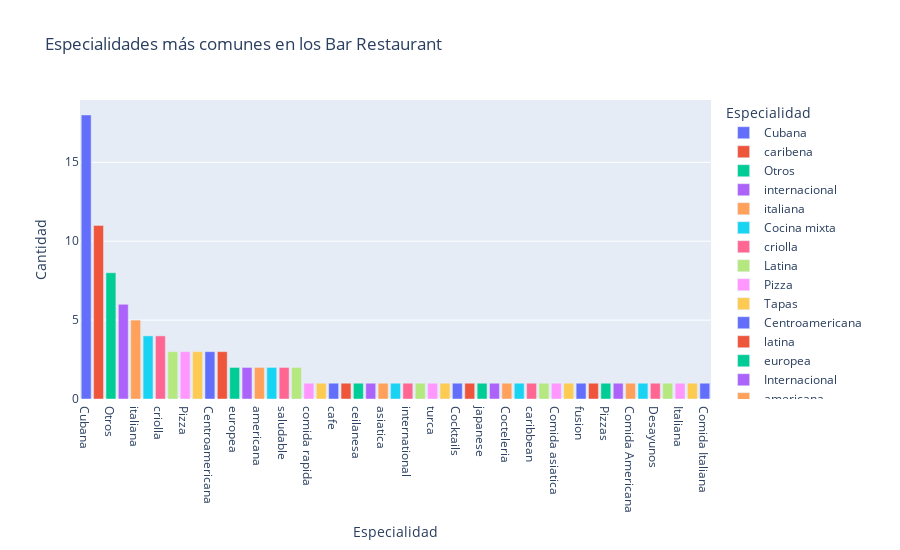

Notebook cell for this chart:
### Code cell
# Filtrar los datos para obtener solo los bar restaurant
df_barrestaurant = df[df['type'] == 'barrestaurant']

# Contar las especialidades más comunes
df_speciality_counts = df_barrestaurant['speciality'].explode().value_counts().reset_index()
df_speciality_counts.columns = ['speciality', 'count']

# Crear el gráfico de barras
fig = px.bar(
    df_speciality_counts,
    x='speciality',
    y='count',
    title='Especialidades más comunes en los Bar Restaurant',
    labels={'speciality': 'Especialidad', 'count': 'Cantidad'},
    color='speciality',
    height=550
)

fig.show()

### Figure 1 — Plotly figure (JSON) as saved in the notebook; plotly's stock layout.template omitted (floating-point values rounded to 4 significant figures)
{"data": [{"hovertemplate": "Especialidad=%{x}<br>Cantidad=%{y}<extra></extra>", "legendgroup": "Cubana", "marker": {"color": "#636efa", "pattern": {"shape": ""}}, "name": "Cubana", "orientation": "v", "showlegend": true, "textposition": "auto", "type": "bar", "x": ["Cubana"], "xaxis": "x", "y": [18], "yaxis": "y"}, {"hovertemplate": "Especialidad=%{x}<br>Cantidad=%{y}<extra></extra>", "legendgroup": "caribena", "marker": {"color": "#EF553B", "pattern": {"shape": ""}}, "name": "caribena", "orientation": "v", "showlegend": true, "textposition": "auto", "type": "bar", "x": ["caribena"], "xaxis": "x", "y": [11], "yaxis": "y"}, {"hovertemplate": "Especialidad=%{x}<br>Cantidad=%{y}<extra></extra>", "legendgroup": "Otros", "marker": {"color": "#00cc96", "pattern": {"shape": ""}}, "name": "Otros", "orientation": "v", "showlegend": true, "textposition": "auto", "type": "bar", "x": ["Otros"], "xaxis": "x", "y": [8], "yaxis": "y"}, {"hovertemplate": "Especialidad=%{x}<br>Cantidad=%{y}<extra></extra>", "legendgroup": "internacional", "marker": {"color": "#ab63fa", "pattern": {"shape": ""}}, "name": "internacional", "orientation": "v", "showlegend": true, "textposition": "auto", "type": "bar", "x": ["internacional"], "xaxis": "x", "y": [6], "yaxis": "y"}, {"hovertemplate": "Especialidad=%{x}<br>Cantidad=%{y}<extra></extra>", "legendgroup": "italiana", "marker": {"color": "#FFA15A", "pattern": {"shape": ""}}, "name": "italiana", "orientation": "v", "showlegend": true, "textposition": "auto", "type": "bar", "x": ["italiana"], "xaxis": "x", "y": [5], "yaxis": "y"}, {"hovertemplate": "Especialidad=%{x}<br>Cantidad=%{y}<extra></extra>", "legendgroup": "Cocina mixta", "marker": {"color": "#19d3f3", "pattern": {"shape": ""}}, "name": "Cocina mixta", "orientation": "v", "showlegend": true, "textposition": "auto", "type": "bar", "x": ["Cocina mixta"], "xaxis": "x", "y": [4], "yaxis": "y"}, {"hovertemplate": "Especialidad=%{x}<br>Cantidad=%{y}<extra></extra>", "legendgroup": "criolla", "marker": {"color": "#FF6692", "pattern": {"shape": ""}}, "name": "criolla", "orientation": "v", "showlegend": true, "textposition": "auto", "type": "bar", "x": ["criolla"], "xaxis": "x", "y": [4], "yaxis": "y"}, {"hovertemplate": "Especialidad=%{x}<br>Cantidad=%{y}<extra></extra>", "legendgroup": "Latina", "marker": {"color": "#B6E880", "pattern": {"shape": ""}}, "name": "Latina", "orientation": "v", "showlegend": true, "textposition": "auto", "type": "bar", "x": ["Latina"], "xaxis": "x", "y": [3], "yaxis": "y"}, {"hovertemplate": "Especialidad=%{x}<br>Cantidad=%{y}<extra></extra>", "legendgroup": "Pizza", "marker": {"color": "#FF97FF", "pattern": {"shape": ""}}, "name": "Pizza", "orientation": "v", "showlegend": true, "textposition": "auto", "type": "bar", "x": ["Pizza"], "xaxis": "x", "y": [3], "yaxis": "y"}, {"hovertemplate": "Especialidad=%{x}<br>Cantidad=%{y}<extra></extra>", "legendgroup": "Tapas", "marker": {"color": "#FECB52", "pattern": {"shape": ""}}, "name": "Tapas", "orientation": "v", "showlegend": true, "textposition": "auto", "type": "bar", "x": ["Tapas"], "xaxis": "x", "y": [3], "yaxis": "y"}, {"hovertemplate": "Especialidad=%{x}<br>Cantidad=%{y}<extra></extra>", "legendgroup": "Centroamericana", "marker": {"color": "#636efa", "pattern": {"shape": ""}}, "name": "Centroamericana", "orientation": "v", "showlegend": true, "textposition": "auto", "type": "bar", "x": ["Centroamericana"], "xaxis": "x", "y": [3], "yaxis": "y"}, {"hovertemplate": "Especialidad=%{x}<br>Cantidad=%{y}<extra></extra>", "legendgroup": "latina", "marker": {"color": "#EF553B", "pattern": {"shape": ""}}, "name": "latina", "orientation": "v", "showlegend": true, "textposition": "auto", "type": "bar", "x": ["latina"], "xaxis": "x", "y": [3], "yaxis": "y"}, {"hovertemplate": "Especialidad=%{x}<br>Cantidad=%{y}<extra></extra>", "legendgroup": "europea", "marker": {"color": "#00cc96", "pattern": {"shape": ""}}, "name": "europea", "orientation": "v", "showlegend": true, "textposition": "auto", "type": "bar", "x": ["europea"], "xaxis": "x", "y": [2], "yaxis": "y"}, {"hovertemplate": "Especialidad=%{x}<br>Cantidad=%{y}<extra></extra>", "legendgroup": "Internacional", "marker": {"color": "#ab63fa", "pattern": {"shape": ""}}, "name": "Internacional", "orientation": "v", "showlegend": true, "textposition": "auto", "type": "bar", "x": ["Internacional"], "xaxis": "x", "y": [2], "yaxis": "y"}, {"hovertemplate": "Especialidad=%{x}<br>Cantidad=%{y}<extra></extra>", "legendgroup": "americana", "marker": {"color": "#FFA15A", "pattern": {"shape": ""}}, "name": "americana", "orientation": "v", "showlegend": true, "textposition": "auto", "type": "bar", "x": ["americana"], "xaxis": "x", "y": [2], "yaxis": "y"}, {"hovertemplate": "Especialidad=%{x}<br>Cantidad=%{y}<extra></extra>", "legendgroup": "Criolla", "marker": {"color": "#19d3f3", "pattern": {"shape": ""}}, "name": "Criolla", "orientation": "v", "showlegend": true, "textposition": "auto", "type": "bar", "x": ["Criolla"], "xaxis": "x", "y": [2], "yaxis": "y"}, {"hovertemplate": "Especialidad=%{x}<br>Cantidad=%{y}<extra></extra>", "legendgroup": "saludable", "marker": {"color": "#FF6692", "pattern": {"shape": ""}}, "name": "saludable", "orientation": "v", "showlegend": true, "textposition": "auto", "type": "bar", "x": ["saludable"], "xaxis": "x", "y": [2], "yaxis": "y"}, {"hovertemplate": "Especialidad=%{x}<br>Cantidad=%{y}<extra></extra>", "legendgroup": "Mediterranea", "marker": {"color": "#B6E880", "pattern": {"shape": ""}}, "name": "Mediterranea", "orientation": "v", "showlegend": true, "textposition": "auto", "type": "bar", "x": ["Mediterranea"], "xaxis": "x", "y": [2], "yaxis": "y"}, {"hovertemplate": "Especialidad=%{x}<br>Cantidad=%{y}<extra></extra>", "legendgroup": "comida rapida", "marker": {"color": "#FF97FF", "pattern": {"shape": ""}}, "name": "comida rapida", "orientation": "v", "showlegend": true, "textposition": "auto", "type": "bar", "x": ["comida rapida"], "xaxis": "x", "y": [1], "yaxis": "y"}, {"hovertemplate": "Especialidad=%{x}<br>Cantidad=%{y}<extra></extra>", "legendgroup": "restaurante", "marker": {"color": "#FECB52", "pattern": {"shape": ""}}, "name": "restaurante", "orientation": "v", "showlegend": true, "textposition": "auto", "type": "bar", "x": ["restaurante"], "xaxis": "x", "y": [1], "yaxis": "y"}, {"hovertemplate": "Especialidad=%{x}<br>Cantidad=%{y}<extra></extra>", "legendgroup": "cafe", "marker": {"color": "#636efa", "pattern": {"shape": ""}}, "name": "cafe", "orientation": "v", "showlegend": true, "textposition": "auto", "type": "bar", "x": ["cafe"], "xaxis": "x", "y": [1], "yaxis": "y"}, {"hovertemplate": "Especialidad=%{x}<br>Cantidad=%{y}<extra></extra>", "legendgroup": "Pizzeria", "marker": {"color": "#EF553B", "pattern": {"shape": ""}}, "name": "Pizzeria", "orientation": "v", "showlegend": true, "textposition": "auto", "type": "bar", "x": ["Pizzeria"], "xaxis": "x", "y": [1], "yaxis": "y"}, {"hovertemplate": "Especialidad=%{x}<br>Cantidad=%{y}<extra></extra>", "legendgroup": "ceilanesa", "marker": {"color": "#00cc96", "pattern": {"shape": ""}}, "name": "ceilanesa", "orientation": "v", "showlegend": true, "textposition": "auto", "type": "bar", "x": ["ceilanesa"], "xaxis": "x", "y": [1], "yaxis": "y"}, {"hovertemplate": "Especialidad=%{x}<br>Cantidad=%{y}<extra></extra>", "legendgroup": "india", "marker": {"color": "#ab63fa", "pattern": {"shape": ""}}, "name": "india", "orientation": "v", "showlegend": true, "textposition": "auto", "type": "bar", "x": ["india"], "xaxis": "x", "y": [1], "yaxis": "y"}, {"hovertemplate": "Especialidad=%{x}<br>Cantidad=%{y}<extra></extra>", "legendgroup": "asiatica", "marker": {"color": "#FFA15A", "pattern": {"shape": ""}}, "name": "asiatica", "orientation": "v", "showlegend": true, "textposition": "auto", "type": "bar", "x": ["asiatica"], "xaxis": "x", "y": [1], "yaxis": "y"}, {"hovertemplate": "Especialidad=%{x}<br>Cantidad=%{y}<extra></extra>", "legendgroup": "cafeteria", "marker": {"color": "#19d3f3", "pattern": {"shape": ""}}, "name": "cafeteria", "orientation": "v", "showlegend": true, "textposition": "auto", "type": "bar", "x": ["cafeteria"], "xaxis": "x", "y": [1], "yaxis": "y"}, {"hovertemplate": "Especialidad=%{x}<br>Cantidad=%{y}<extra></extra>", "legendgroup": "international", "marker": {"color": "#FF6692", "pattern": {"shape": ""}}, "name": "international", "orientation": "v", "showlegend": true, "textposition": "auto", "type": "bar", "x": ["international"], "xaxis": "x", "y": [1], "yaxis": "y"}, {"hovertemplate": "Especialidad=%{x}<br>Cantidad=%{y}<extra></extra>", "legendgroup": "cocteleria", "marker": {"color": "#B6E880", "pattern": {"shape": ""}}, "name": "cocteleria", "orientation": "v", "showlegend": true, "textposition": "auto", "type": "bar", "x": ["cocteleria"], "xaxis": "x", "y": [1], "yaxis": "y"}, {"hovertemplate": "Especialidad=%{x}<br>Cantidad=%{y}<extra></extra>", "legendgroup": "turca", "marker": {"color": "#FF97FF", "pattern": {"shape": ""}}, "name": "turca", "orientation": "v", "showlegend": true, "textposition": "auto", "type": "bar", "x": ["turca"], "xaxis": "x", "y": [1], "yaxis": "y"}, {"hovertemplate": "Especialidad=%{x}<br>Cantidad=%{y}<extra></extra>", "legendgroup": "Comida Internacional", "marker": {"color": "#FECB52", "pattern": {"shape": ""}}, "name": "Comida Internacional", "orientation": "v", "showlegend": true, "textposition": "auto", "type": "bar", "x": ["Comida Internacional"], "xaxis": "x", "y": [1], "yaxis": "y"}, {"hovertemplate": "Especialidad=%{x}<br>Cantidad=%{y}<extra></extra>", "legendgroup": "Cocktails", "marker": {"color": "#636efa", "pattern": {"shape": ""}}, "name": "Cocktails", "orientation": "v", "showlegend": true, "textposition": "auto", "type": "bar", "x": ["Cocktails"], "xaxis": "x", "y": [1], "yaxis": "y"}, {"hovertemplate": "Especialidad=%{x}<br>Cantidad=%{y}<extra></extra>", "legendgroup": "comida criolla", "marker": {"color": "#EF553B", "pattern": {"shape": ""}}, "name": "comida criolla", "orientation": "v", "showlegend": true, "textposition": "auto", "type": "bar", "x": ["comida criolla"], "xaxis": "x", "y": [1], "yaxis": "y"}, {"hovertemplate": "Especialidad=%{x}<br>Cantidad=%{y}<extra></extra>", "legendgroup": "japanese", "marker": {"color": "#00cc96", "pattern": {"shape": ""}}, "name": "japanese", "orientation": "v", "showlegend": true, "textposition": "auto", "type": "bar", "x": ["japanese"], "xaxis": "x", "y": [1], "yaxis": "y"}, {"hovertemplate": "Especialidad=%{x}<br>Cantidad=%{y}<extra></extra>", "legendgroup": "Cocina criolla", "marker": {"color": "#ab63fa", "pattern": {"shape": ""}}, "name": "Cocina criolla", "orientation": "v", "showlegend": true, "textposition": "auto", "type": "bar", "x": ["Cocina criolla"], "xaxis": "x", "y": [1], "yaxis": "y"}, {"hovertemplate": "Especialidad=%{x}<br>Cantidad=%{y}<extra></extra>", "legendgroup": "Cocteleria", "marker": {"color": "#FFA15A", "pattern": {"shape": ""}}, "name": "Cocteleria", "orientation": "v", "showlegend": true, "textposition": "auto", "type": "bar", "x": ["Cocteleria"], "xaxis": "x", "y": [1], "yaxis": "y"}, {"hovertemplate": "Especialidad=%{x}<br>Cantidad=%{y}<extra></extra>", "legendgroup": "Maritima", "marker": {"color": "#19d3f3", "pattern": {"shape": ""}}, "name": "Maritima", "orientation": "v", "showlegend": true, "textposition": "auto", "type": "bar", "x": ["Maritima"], "xaxis": "x", "y": [1], "yaxis": "y"}, {"hovertemplate": "Especialidad=%{x}<br>Cantidad=%{y}<extra></extra>", "legendgroup": "caribbean", "marker": {"color": "#FF6692", "pattern": {"shape": ""}}, "name": "caribbean", "orientation": "v", "showlegend": true, "textposition": "auto", "type": "bar", "x": ["caribbean"], "xaxis": "x", "y": [1], "yaxis": "y"}, {"hovertemplate": "Especialidad=%{x}<br>Cantidad=%{y}<extra></extra>", "legendgroup": "Comida cubana", "marker": {"color": "#B6E880", "pattern": {"shape": ""}}, "name": "Comida cubana", "orientation": "v", "showlegend": true, "textposition": "auto", "type": "bar", "x": ["Comida cubana"], "xaxis": "x", "y": [1], "yaxis": "y"}, {"hovertemplate": "Especialidad=%{x}<br>Cantidad=%{y}<extra></extra>", "legendgroup": "Comida asiatica", "marker": {"color": "#FF97FF", "pattern": {"shape": ""}}, "name": "Comida asiatica", "orientation": "v", "showlegend": true, "textposition": "auto", "type": "bar", "x": ["Comida asiatica"], "xaxis": "x", "y": [1], "yaxis": "y"}, {"hovertemplate": "Especialidad=%{x}<br>Cantidad=%{y}<extra></extra>", "legendgroup": "mariscos", "marker": {"color": "#FECB52", "pattern": {"shape": ""}}, "name": "mariscos", "orientation": "v", "showlegend": true, "textposition": "auto", "type": "bar", "x": ["mariscos"], "xaxis": "x", "y": [1], "yaxis": "y"}, {"hovertemplate": "Especialidad=%{x}<br>Cantidad=%{y}<extra></extra>", "legendgroup": "fusion", "marker": {"color": "#636efa", "pattern": {"shape": ""}}, "name": "fusion", "orientation": "v", "showlegend": true, "textposition": "auto", "type": "bar", "x": ["fusion"], "xaxis": "x", "y": [1], "yaxis": "y"}, {"hovertemplate": "Especialidad=%{x}<br>Cantidad=%{y}<extra></extra>", "legendgroup": "Comida mexicana", "marker": {"color": "#EF553B", "pattern": {"shape": ""}}, "name": "Comida mexicana", "orientation": "v", "showlegend": true, "textposition": "auto", "type": "bar", "x": ["Comida mexicana"], "xaxis": "x", "y": [1], "yaxis": "y"}, {"hovertemplate": "Especialidad=%{x}<br>Cantidad=%{y}<extra></extra>", "legendgroup": "Pizzas", "marker": {"color": "#00cc96", "pattern": {"shape": ""}}, "name": "Pizzas", "orientation": "v", "showlegend": true, "textposition": "auto", "type": "bar", "x": ["Pizzas"], "xaxis": "x", "y": [1], "yaxis": "y"}, {"hovertemplate": "Especialidad=%{x}<br>Cantidad=%{y}<extra></extra>", "legendgroup": "Entrantes", "marker": {"color": "#ab63fa", "pattern": {"shape": ""}}, "name": "Entrantes", "orientation": "v", "showlegend": true, "textposition": "auto", "type": "bar", "x": ["Entrantes"], "xaxis": "x", "y": [1], "yaxis": "y"}, {"hovertemplate": "Especialidad=%{x}<br>Cantidad=%{y}<extra></extra>", "legendgroup": "Comida Americana", "marker": {"color": "#FFA15A", "pattern": {"shape": ""}}, "name": "Comida Americana", "orientation": "v", "showlegend": true, "textposition": "auto", "type": "bar", "x": ["Comida Americana"], "xaxis": "x", "y": [1], "yaxis": "y"}, {"hovertemplate": "Especialidad=%{x}<br>Cantidad=%{y}<extra></extra>", "legendgroup": "Sudamericana", "marker": {"color": "#19d3f3", "pattern": {"shape": ""}}, "name": "Sudamericana", "orientation": "v", "showlegend": true, "textposition": "auto", "type": "bar", "x": ["Sudamericana"], "xaxis": "x", "y": [1], "yaxis": "y"}, {"hovertemplate": "Especialidad=%{x}<br>Cantidad=%{y}<extra></extra>", "legendgroup": "Desayunos", "marker": {"color": "#FF6692", "pattern": {"shape": ""}}, "name": "Desayunos", "orientation": "v", "showlegend": true, "textposition": "auto", "type": "bar", "x": ["Desayunos"], "xaxis": "x", "y": [1], "yaxis": "y"}, {"hovertemplate": "Especialidad=%{x}<br>Cantidad=%{y}<extra></extra>", "legendgroup": "Cafes", "marker": {"color": "#B6E880", "pattern": {"shape": ""}}, "name": "Cafes", "orientation": "v", "showlegend": true, "textposition": "auto", "type": "bar", "x": ["Cafes"], "xaxis": "x", "y": [1], "yaxis": "y"}, {"hovertemplate": "Especialidad=%{x}<br>Cantidad=%{y}<extra></extra>", "legendgroup": "Italiana", "marker": {"color": "#FF97FF", "pattern": {"shape": ""}}, "name": "Italiana", "orientation": "v", "showlegend": true, "textposition": "auto", "type": "bar", "x": ["Italiana"], "xaxis": "x", "y": [1], "yaxis": "y"}, {"hovertemplate": "Especialidad=%{x}<br>Cantidad=%{y}<extra></extra>", "legendgroup": "Sandwiches", "marker": {"color": "#FECB52", "pattern": {"shape": ""}}, "name": "Sandwiches", "orientation": "v", "showlegend": true, "textposition": "auto", "type": "bar", "x": ["Sandwiches"], "xaxis": "x", "y": [1], "yaxis": "y"}, {"hovertemplate": "Especialidad=%{x}<br>Cantidad=%{y}<extra></extra>", "legendgroup": "Comida Italiana", "marker": {"color": "#636efa", "pattern": {"shape": ""}}, "name": "Comida Italiana", "orientation": "v", "showlegend": true, "textposition": "auto", "type": "bar", "x": ["Comida Italiana"], "xaxis": "x", "y": [1], "yaxis": "y"}], "layout": {"barmode": "relative", "height": 550, "legend": {"title": {"text": "Especialidad"}, "tracegroupgap": 0}, "title": {"text": "Especialidades más comunes en los Bar Restaurant"}, "xaxis": {"anchor": "y", "categoryarray": ["Cubana", "caribena", "Otros", "internacional", "italiana", "Cocina mixta", "criolla", "Latina", "Pizza", "Tapas", "Centroamericana", "latina", "europea", "Internacional", "americana", "Criolla", "saludable", "Mediterranea", "comida rapida", "restaurante", "cafe", "Pizzeria", "ceilanesa", "india", "asiatica", "cafeteria", "international", "cocteleria", "turca", "Comida Internacional", "Cocktails", "comida criolla", "japanese", "Cocina criolla", "Cocteleria", "Maritima", "caribbean", "Comida cubana", "Comida asiatica", "mariscos", "fusion", "Comida mexicana", "Pizzas", "Entrantes", "Comida Americana", "Sudamericana", "Desayunos", "Cafes", "Italiana", "Sandwiches", "Comida Italiana"], "categoryorder": "array", "domain": [0, 1], "title": {"text": "Especialidad"}}, "yaxis": {"anchor": "x", "domain": [0, 1], "title": {"text": "Cantidad"}}}}
